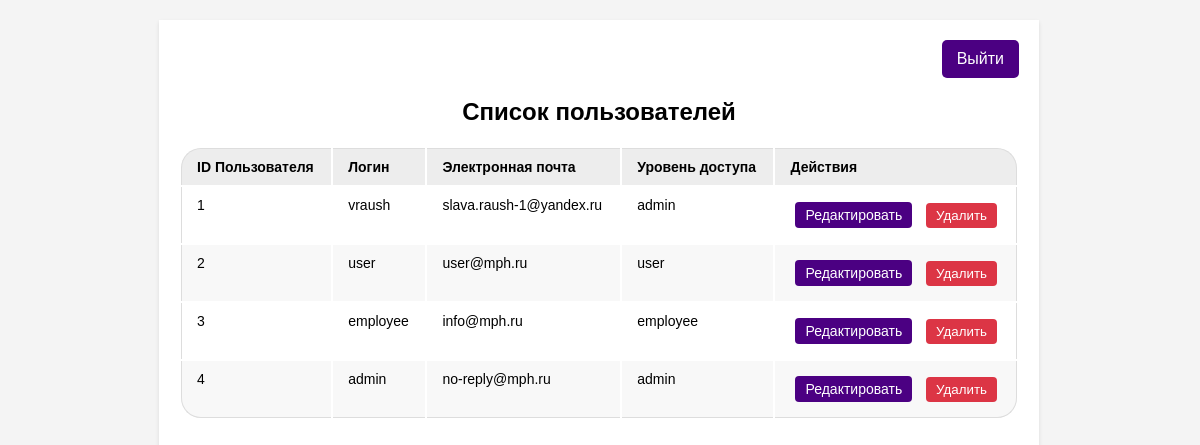
/settings_users.php (signed in), run on the app's committed database.
### tables this page shows
CREATE TABLE `users` (
  `id` int NOT NULL,
  `username` varchar(32) NOT NULL,
  `password` varchar(255) NOT NULL,
  `email` varchar(64) NOT NULL,
  `access` set('user','employee','admin') NOT NULL DEFAULT 'user'
);

### public/backend/settings_users.php (called while the page is built, shortened)
<?php
require_once "backend/db.php";
try {
    $sql = "SELECT id, username, email, access FROM users";
    $stmt = $pdo->prepare($sql);
    $stmt->execute();
    $employees = $stmt->fetchAll();
} catch (PDOException $e) {
    echo "Ошибка получения данных: " . $e->getMessage();
    exit();
}
?>
<?php
$column_names = [
    'id' => 'ID Пользователя',
    'username' => 'Логин',
    'email' => 'Электронная почта',
    'access' => 'Уровень доступа',
];
?>

### public/settings_users.php (the view, shortened to what this page needs)
<?php require_once "backend/settings_users.php"; ?>
<!DOCTYPE html>
<html lang="ru">
<head>
    <link rel="stylesheet" href="style/index.css">
    <link rel="stylesheet" href="style/table.css">
</head>
<body>
    <?php if (isset($_SESSION['access']) && ($_SESSION['access'] == 'superadmin' || $_SESSION['access'] == 'admin')): ?>
        <div class="container">
            <div class="button-container">
                <a href="index.php">Выйти</a>
            </div>
            <h2>Список пользователей</h2>
            <table class="employee-table">
                <thead>
                    <tr>
                        <?php if ($employees): ?>
                            <?php
                            $columns = array_keys($employees[0]);
                            foreach ($columns as $column): ?>
                                <th><?php echo htmlspecialchars(isset($column_names[$column]) ? $column_names[$column] : $column); ?></th>
                            <?php endforeach; ?>
                            <th>Действия</th>
                        <?php endif; ?>
                    </tr>
                </thead>
                <tbody>
                    <?php if ($employees): ?>
                        <?php foreach ($employees as $employee): ?>
                            <tr>
                                <?php foreach ($employee as $value): ?>
                                    <td><?php echo htmlspecialchars($value); ?></td>
                                <?php endforeach; ?>
                                <td>
                                    <a href="/edit_user.php?id=<?php echo $employee['id']; ?>" class="edit-button">Редактировать</a>
                                    <button class="delete-button" onclick="deleteUser(<?php echo $employee['id']; ?>)">Удалить</button>
                                </td>
                            </tr>
                        <?php endforeach; ?>
                    <?php else: ?>
                        <tr><td colspan="100%">Нет данных.</td></tr>
                    <?php endif; ?>
                </tbody>
            </table>
        </div>
    <?php endif; ?>
</body>
</html>

### public/style/index.css (style rules this page uses)
body { font-family: sans-serif; margin: 0; padding: 0; background-color: #f4f4f4; display: flex; justify-content: center; min-height: 100vh; }
.container { background-color: #fff; padding: 20px; border-radius: 8; box-shadow: 0 2px 4px rgba(0, 0, 0, 0.1); width: auto; max-width: 1800px; margin: 20px auto; text-align: center; right: 1px; position: relative; z-index: 1; min-width: 70%; }
.edit-button { background-color: #4B0082; color: white; margin: 5px; border: none; padding: 5px 10px; border-radius: 4px; cursor: pointer; margin-right: 5px; text-decoration: none; display: inline-block; }
.delete-button { background-color: #dc3545; color: white; border: none; padding: 5px 10px; border-radius: 4px; cursor: pointer; margin-left: 5px; }
.button-container { text-align: right; margin-bottom: 10px; }
.button-container a { display: inline-block; padding: 10px 15px; background-color: #4B0082; color: white; text-decoration: none; border-radius: 5px; margin-left: 10px; }
.employee-table { margin: auto; width: auto; border-collapse: collapse; margin-bottom: 20px; }
.employee-table th, .employee-table td { border: 1px solid #ddd; padding: 8px; text-align: left; }
.employee-table th { background-color: #f2f2f2; }

### public/style/table.css (style rules this page uses)
.employee-table { width: 100%; border: none; margin-bottom: 20px; border-collapse: separate; }
.employee-table thead th { font-weight: bold; text-align: left; border: none; padding: 10px 15px; background: #EDEDED; font-size: 14px; border-top: 1px solid #ddd; }
.employee-table tr th:first-child, .employee-table tr td:first-child { border-left: 1px solid #ddd; }
.employee-table tr th:last-child, .employee-table tr td:last-child { border-right: 1px solid #ddd; }
.employee-table thead tr th:first-child { border-radius: 20px 0 0 0; }
.employee-table thead tr th:last-child { border-radius: 0 20px 0 0; }
.employee-table tbody td { text-align: left; border: none; padding: 10px 15px; font-size: 14px; vertical-align: top; }
.employee-table tbody tr:nth-child(even) { background: #F8F8F8; }
.employee-table tbody tr:last-child td { border-bottom: 1px solid #ddd; }
.employee-table tbody tr:last-child td:first-child { border-radius: 0 0 0 20px; }
.employee-table tbody tr:last-child td:last-child { border-radius: 0 0 20px 0; }

### data on the page
users: id "1", username "vraush", email "slava.raush-1@yandex.ru", access "admin"
users: id "2", value "user", email "user@mph.ru"
users: id "3", value "employee", email "info@mph.ru"
users: id "4", value "admin", email "no-reply@mph.ru"

### other printed values
isset($column_names[$column]) ? $column_names[$column] : $column "ID Пользователя"
isset($column_names[$column]) ? $column_names[$column] : $column "Логин"
isset($column_names[$column]) ? $column_names[$column] : $column "Электронная почта"
isset($column_names[$column]) ? $column_names[$column] : $column "Уровень доступа"
